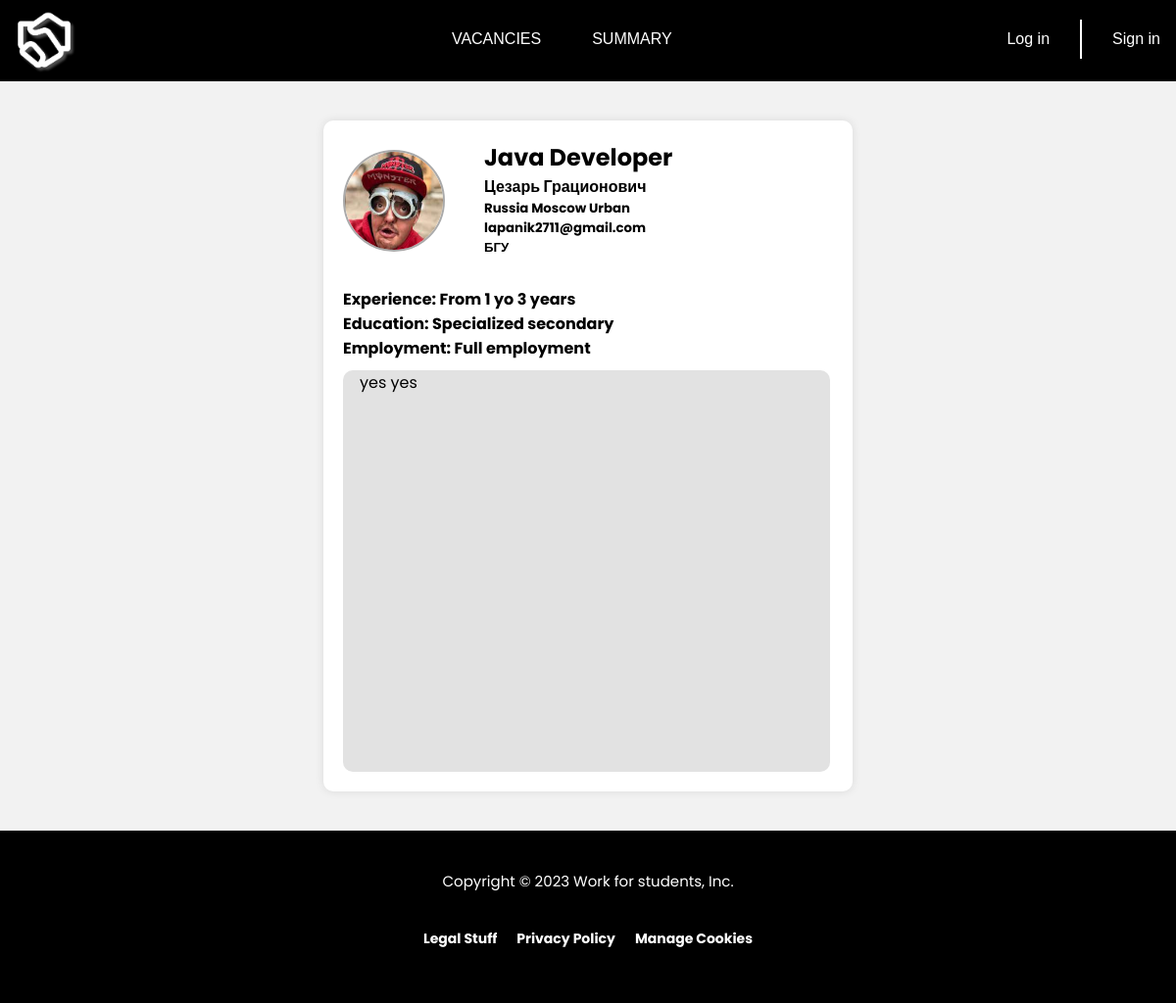
/summary/2, run on the app's committed database.
### echoApp/models.py (models this page shows, shortened)
class Summary(models.Model):
    title = models.CharField(max_length=255)
    description = models.TextField()
    date_of_create = models.DateField(auto_now_add=True)
    user = models.ForeignKey(User, on_delete=models.CASCADE)
    experience = models.CharField(max_length=255, choices=EXPERIENCE,  null=True, default=None)
    education = models.CharField(max_length=255, choices=EDUCATION,  null=True, default=None)
    employment = models.CharField(max_length=255, choices=EMPLOYMENT,  null=True, default=None)
    is_publish = models.BooleanField(default=True)

class User(models.Model):
    first_name = models.CharField(max_length=150, blank=True)
    last_name = models.CharField(max_length=150, blank=True)
    email = models.CharField(unique=True, max_length=255)
    username = models.CharField(max_length=230, blank=True, unique=True, null=True)
    password = models.CharField(max_length=100)
    phone = models.CharField(max_length=30, blank=True, default='')
    gender = models.CharField(max_length=255, choices=GENDERS,  null=True, default=None)
    img = models.ImageField(upload_to="user_photo", blank=True, default='../static/img/none-logo.png')
    birthday = models.CharField(max_length=10, blank=True, default='')
    country = models.ForeignKey(Country, on_delete=models.CASCADE, null=True, blank=True)
    region = models.ForeignKey(Region, on_delete=models.SET_NULL, null=True, blank=True)
    district = models.ForeignKey(District, on_delete=models.CASCADE, blank=True, null=True)
    place_of_education = models.ForeignKey(Education, on_delete=models.CASCADE, null=True, blank=True)
    publish_phone = models.BooleanField(default=False)
    public_status = models.BooleanField(default=False)

class Country(models.Model):
    title = models.CharField(max_length=255)
    def __str__(self):
        return self.title

class Region(models.Model):
    title = models.CharField(max_length=255)
    country = models.ForeignKey(Country, on_delete=models.CASCADE)
    def __str__(self):
        return self.title

class District(models.Model):
    title = models.CharField(max_length=255)
    region = models.ForeignKey(Region, on_delete=models.CASCADE)
    def __str__(self):
        return self.title

class Education(models.Model):
    title = models.CharField(max_length=255)
    country = models.ForeignKey(Country, on_delete=models.CASCADE)
    def __str__(self):
        return self.title

### echoApp/views.py (the view)
# urls.py: path('summary/<int:pk>', summary, name='summary'),
def summary(request, pk):
    context = {}
    if is_user_auth(request) != None:
        context['auth_user'] = User.objects.get(id=is_user_auth(request))
    context['summary'] = Summary.objects.get(id=pk)
    return render(request, 'echoApp/summary.html', context=context)

### echoApp/backend.py (called while the page is built)
def is_user_auth(request):
    session = request.session
    user = session.get(settings.USER_SESSION_ID)
    if not user:
        return None
    return user['user']

### echoApp/templates/echoApp/summary.html
{% extends 'echoApp/base.html' %} {% block styles%} {% load static %}
<link rel="stylesheet" href="{% static 'css/summary.css'%}" />
{% endblock %} {% block container%}
<div style="display: flex; justify-content: center">
    <div class="container">
        <div style="display: flex; padding-bottom: 30px">
            <img src="{{ summary.user.img.url }}" class="img">
            <div style="margin-left: 40px">
                <h2>{{ summary.title }}</h2>
                <h4>{{ summary.user.first_name }} {{ summary.user.last_name }}</h4>
                <h5>{{ summary.user.country }} {{ summary.user.region }} {{ summary.user.district }}</h5>
                <h5>{{ summary.user.email }}</h5>
                <h5>{{ summary.user.place_of_education }}</h5>
            </div>
        </div>
            <h4>Experience: {{ summary.experience }}</h4>
            <h4>Education: {{ summary.education }}</h4>
            <h4>Employment: {{ summary.employment }}</h4>
        <div class="box">
            <p>{{ summary.description }}</p>
        </div>
    </div>
    </div>
{% endblock %}

### echoApp/static/css/summary.css (style rules this page uses)
body { font-family: 'Poppins', sans-serif; background-color: #f2f2f2; justify-content: center; align-items: center; height: 100vh; }
.container { background-color: #ffffff; padding: 20px; border-radius: 10px; box-shadow: 0 0 10px rgba(0, 0, 0, 0.1); width: 500px; margin: 40px 0px; }
.box { background-color: #e2e2e2; border-radius: 10px; width: 490px; height: 410px; margin-top: 10px; margin-left: 0px; padding-left: 7px; }
.img { border-radius: 100%; width: 100px; height: 100px; margin-top: 10px; border: solid #aaaaaa 2px; }
p { margin: 10px; }

### echoApp/static/css/footer.css (style rules this page uses)
* { margin: 0; padding: 0; }

### data on the page
Summary: user.img (picture), title "Java Developer", user.first_name "Цезарь", user.last_name "Грационович", user.country "Russia", user.region "Moscow", user.district "Urban", user.email "lapanik2711@gmail.com", user.place_of_education "БГУ", experience "From 1 yo 3 years", education "Specialized secondary", employment "Full employment", description "yes yes"
